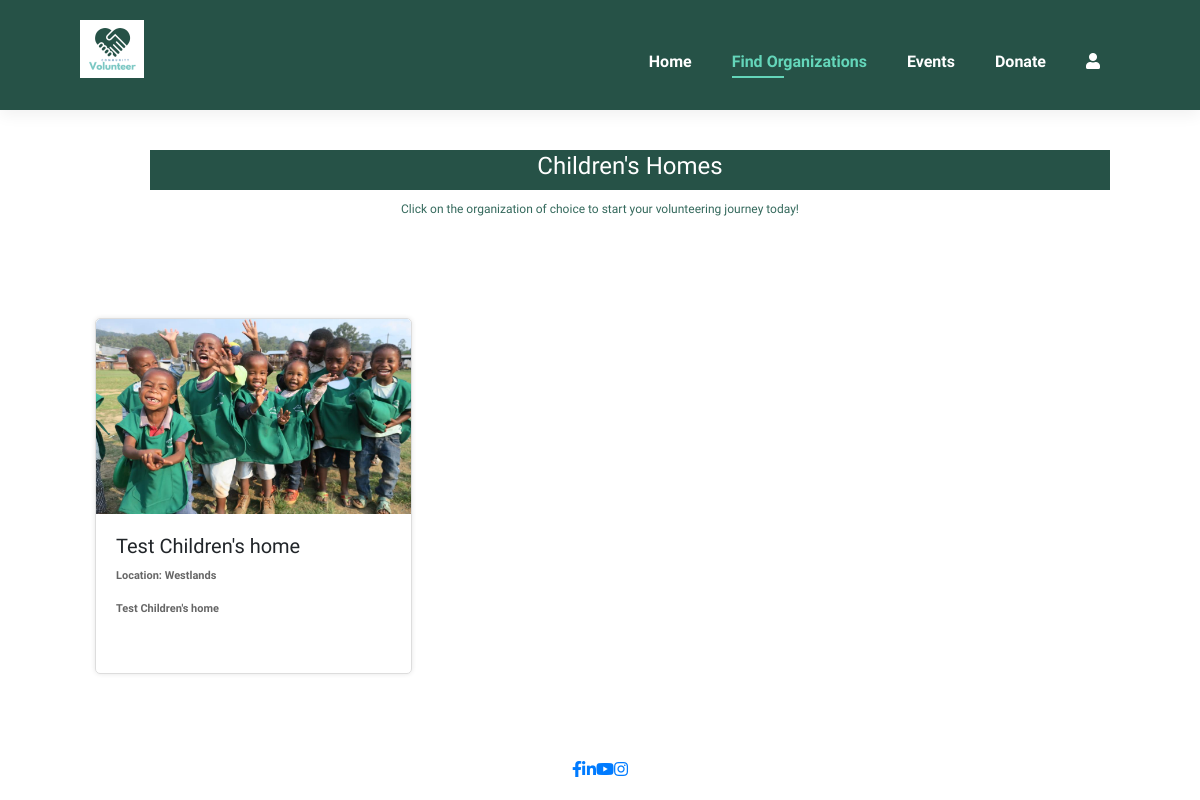
The page /organization-type/Children's Homes/ on the database its author committed.
### app/models.py (models this page shows, shortened)
class Organization(models.Model):
    ORGANIZATION_TYPES = [
        ('Elderly Homes', 'Elderly Homes'),
        ('Hospitals & Clinics', 'Hospitals & Clinics'),
        ('Children Homes', 'Children Homes'),
    ]
    name = models.CharField(max_length=100)
    description = models.TextField()
    location = models.CharField(max_length=100)
    image = models.ImageField(upload_to='organization_images/')
    type = models.CharField(max_length=25, choices=ORGANIZATION_TYPES)

### app/views.py (the view)
# urls.py: path('organization-type/<str:organization_type>/', views.organization_type, name='organization_type'),
def organization_type(request, organization_type):
    organizations = Organization.objects.filter(type=organization_type)
    context = {'organizations': organizations, 'organization_type': organization_type}
    return render(request, 'organizationtype.html', context)

### app/templates/organizationtype.html (shortened to what this page needs)
{% load static %}
<!DOCTYPE html>
<html lang="en">
<head>
    <link rel="stylesheet" href="https://cdnjs.cloudflare.com/ajax/libs/font-awesome/5.15.4/css/all.min.css" />
    <link rel="stylesheet" href="{% static 'css/home.css' %}">
    <link rel="stylesheet" href="https://stackpath.bootstrapcdn.com/bootstrap/4.5.2/css/bootstrap.min.css">
</head>
<body>
    <section id="header">
        <a href="{% url 'home' %}"><img src="{% static 'img/logo-h.png' %}" class="logo" alt=""></a>
        <div>
            <ul id="navbar">
                <li><a href="{% url 'home' %}">Home</a></li>
                <li><a class="active" href="{% url 'opportunityvolunteer' %}">Find Organizations</a></li>
                <li><a href="{% url 'events' %}">Events</a></li>
                <li><a href="{% url 'donations' %}">Donate</a></li>
                <li><a href="{% url 'profile' %}"><i class="fas fa-user"></i> </a></li>
            </ul>
        </div>
    </section>
    <section id="banner" class="section-m1">
        <div class="banner-content">
            <h4 >
                {{ organization_type }}
            </h4>
        </div>
        <p style="text-align: center; margin-top: 10px; font-weight: 500; font-size: 12px;"> Click on the organization of choice to start your volunteering journey today! </p>
    </section>
    <section id="organizations" class="section-p1">
        <div class="container">
            <div class="row">
                {% for organization in organizations %}
                <div class="col-lg-4 col-md-6 mb-4">
                    <div class="pro">
                        <a href="{% url 'volunteerform' %}">
                            <img src="{{ organization.image.url }}" alt="{{ organization.name }}">
                        </a>                        <div class="desc">
                            <h5>{{ organization.name }}</h5>
                            <p>Location: {{ organization.location }}</p>
                            <p>{{ organization.description }}</p>
                        </div>
                    </div>
                </div>
                {% endfor %}
            </div>
        </div>
    </section>
    <section id="footer">
        <div>
            <ul id="navbar">
                <a href="#" aria-label="Facebook"><i class="fab fa-facebook-f"></i></a>
                <a href="#" aria-label="LinkedIn"><i class="fab fa-linkedin-in"></i></a>
                <a href="#" aria-label="YouTube"><i class="fab fa-youtube"></i></a>
                <a href="#" aria-label="Instagram"><i class="fab fa-instagram"></i></a>
            </ul>
        </div>
    </section>
</body>
</html>

### app/static/css/home.css (style rules this page uses)
* { margin: 0; padding: 0; box-sizing: border-box; font-family: "Spartan", sans-serif; }
html { scroll-behavior: smooth; }
h4 { font-size: 16px; color: #222; }
p { font-size: 11px; color: #465b52; margin: 15px 0 20px 0; }
.section-p1 { padding: 40px 80px; }
.section-m1 { margin: 40px 0; }
body { width: 100%; }
#header { display: flex; align-content: center; justify-content: space-between; padding: 20px 80px; background-color: #265247; box-shadow: 0 5px 15px rgb(0, 0, 0, 0.06); z-index: 999; position: sticky; top: 0; left: 0; }
#navbar { display: flex; align-items: center; justify-content: center; }
#navbar li { list-style: none; margin-top: 30px; padding: 0 20px; position: relative; }
#navbar li a { text-decoration: none; font-size: 16px; font-weight: 600; color: white; transition: 0.3s ease; }
#navbar li a:hover, #navbar li a.active { color: #64d6ba; }
#navbar li a.active::after, #navbar li a:hover::after { content: ""; width: 30%; height: 2px; background-color: #64d6ba; position: absolute; bottom: -4px; left: 20px; }
#product1 h2, p { color: #34695c; }
#banner .banner-content { display: flex; flex-direction: column; justify-content: center; align-items: center; text-align: center; background-color:#265247; opacity: 1.0; height: 40px; width: 80%; margin-left: 150px; background-size: cover; }
#banner .banner-content h4 { color: white; }
body { font-family: Arial, sans-serif; margin: 0; padding: 0; background-color: #f0f0f0; }
.container { max-width: 800px; margin: 0 auto; padding: 20px; }

### app/templates/organizationtype.html (style rules this page uses)
.pro { margin-bottom: 20px; border: 1px solid #ddd; border-radius: 5px; box-shadow: 0 0 5px rgba(0,0,0,0.1); display: flex; flex-direction: column; height: 100%; }
.pro img { width: 100%; height: auto; border-top-left-radius: 5px; border-top-right-radius: 5px; flex-shrink: 0; }
.pro .desc { padding: 20px; flex-grow: 1; }
.pro h5 { font-size: 1.25rem; margin-bottom: 10px; }
.pro p { color: #666; }
.pro .desc p { font-weight: bold; }

### rows shown on the page
Organization: type "Children's Homes", image (picture), name "Test Children's home", location "Westlands", description "Test Children's home"
